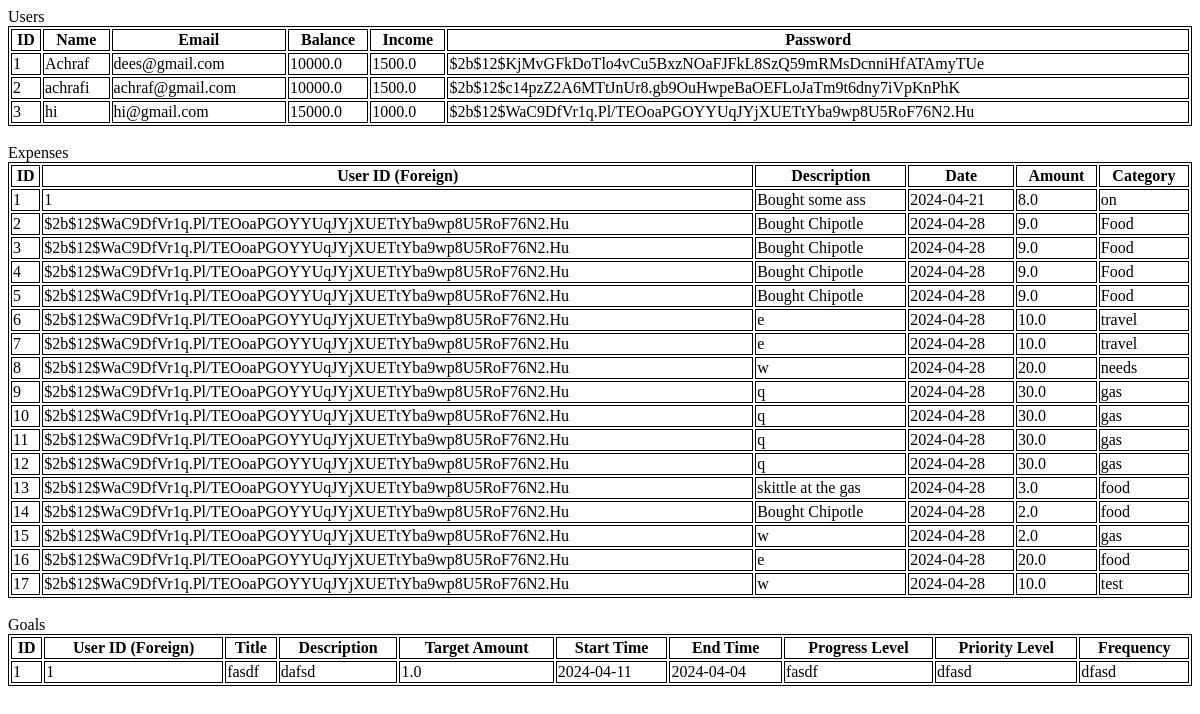
/tables, run on an earlier commit of the app's database.
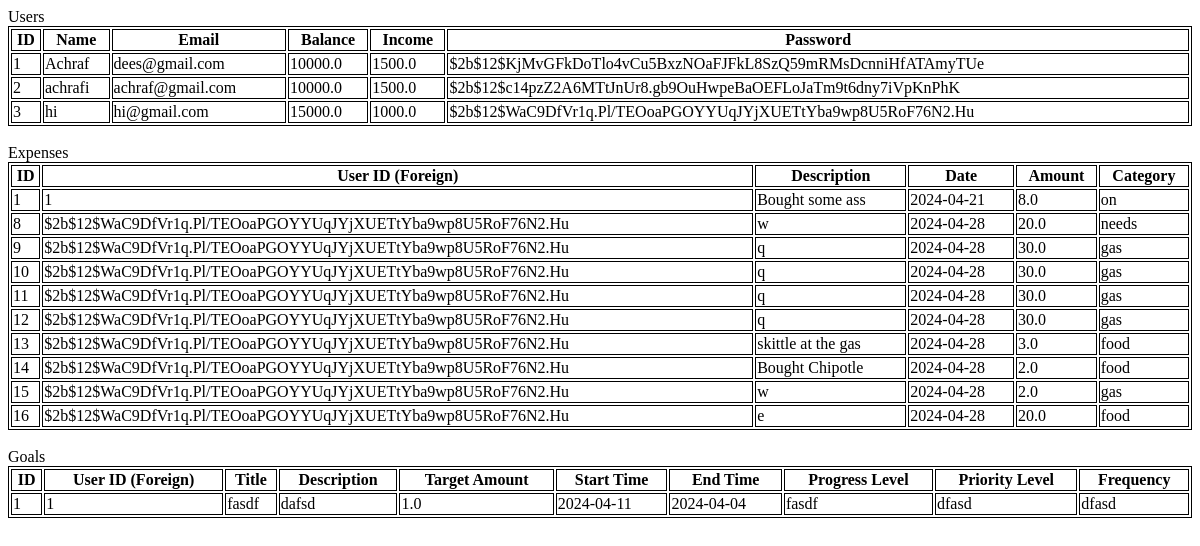
And on a later commit of the database.
### tables this page shows
CREATE TABLE USERSS (ID INTEGER PRIMARY KEY, name TEXT, email TEXT, balance FLOAT, income FLOAT, password TEXT);

CREATE TABLE EXPENSES (ID INTEGER PRIMARY KEY, user_id INTEGER, description TEXT, date TEXT, amount REAL, category TEXT, FOREIGN KEY(user_id) REFERENCES USERS(ID));

CREATE TABLE GOALS (ID INTEGER PRIMARY KEY, user_id INTEGER, title TEXT, description TEXT, target_amount REAL, start_time TEXT, end_time TEXT, progress_level TEXT, priority_level TEXT, frequency TEXT, FOREIGN KEY(user_id) REFERENCES USERS(ID));

### app.py (the view)
@app.route('/tables')
def tables():
  connect = sqlite3.connect('database.db')
  cursor = connect.cursor()
  cursor.execute('SELECT * FROM USERSS')
  users_data = cursor.fetchall()
  cursor.execute('SELECT * FROM EXPENSES')
  expenses_data = cursor.fetchall()
  cursor.execute('SELECT * FROM GOALS')
  goals_data = cursor.fetchall()
  return render_template("tables.html", users_data=users_data, expenses_data=expenses_data, goals_data=goals_data)

### templates/tables.html (shortened to what this page needs)
<!DOCTYPE html>
<html>
	<head>
	</head>
	<body>
    <caption>Users</caption>
		<table style="width:100%">
			<tr>
      <th>ID</th>
			<th>Name</th>
			<th>Email</th>
			<th>Balance</th>
			<th>Income</th>
			<th>Password</th>
			</tr>
			{%for user in users_data%}
			<tr>
				<td>{{user[0]}}</td>
				<td>{{user[1]}}</td>
				<td>{{user[2]}}</td>
				<td>{{user[3]}}</td>
				<td>{{user[4]}}</td>
				<td>{{user[5]}}</td>
				</tr>
			{%endfor%}
		</table>
    <br>
    <caption>Expenses</caption>
    <table style="width:100%">
			<tr>
      <th>ID</th>
			<th>User ID (Foreign)</th>
			<th>Description</th>
			<th>Date</th>
			<th>Amount</th>
			<th>Category</th>
			</tr>
			{%for expense in expenses_data%}
			<tr>
				<td>{{expense[0]}}</td>
				<td>{{expense[1]}}</td>
				<td>{{expense[2]}}</td>
				<td>{{expense[3]}}</td>
				<td>{{expense[4]}}</td>
				<td>{{expense[5]}}</td>
				</tr>
			{%endfor%}
		</table>
    <br>
    <caption>Goals</caption>
    <table style="width:100%">
			<tr>
      <th>ID</th>
			<th>User ID (Foreign)</th>
			<th>Title</th>
			<th>Description</th>
			<th>Target Amount</th>
			<th>Start Time</th>
			<th>End Time</th>
			<th>Progress Level</th>
			<th>Priority Level</th>
			<th>Frequency</th>
			</tr>
			{%for goal in goals_data%}
			<tr>
				<td>{{goal[0]}}</td>
				<td>{{goal[1]}}</td>
				<td>{{goal[2]}}</td>
				<td>{{goal[3]}}</td>
				<td>{{goal[4]}}</td>
				<td>{{goal[5]}}</td>
				<td>{{goal[6]}}</td>
				<td>{{goal[7]}}</td>
				<td>{{goal[8]}}</td>
				<td>{{goal[9]}}</td>
				</tr>
			{%endfor%}
		</table>
	</body>
</html>

### templates/tables.html (style rules this page uses)
table, th, td { border:1px solid black; }

What changed in the data, as far as the page shows it:
removed EXPENSES: ID "2", user "$2b$12$WaC9DfVr1q.Pl/TEOoaPGOYYUqJYjXUETtYba9wp8U5RoF76N2.Hu", description "Bought Chipotle", date "2024-04-28", amount "9.0", category "Food"
removed EXPENSES: ID "3", user "$2b$12$WaC9DfVr1q.Pl/TEOoaPGOYYUqJYjXUETtYba9wp8U5RoF76N2.Hu", description "Bought Chipotle", date "2024-04-28", amount "9.0", category "Food"
removed EXPENSES: ID "4", user "$2b$12$WaC9DfVr1q.Pl/TEOoaPGOYYUqJYjXUETtYba9wp8U5RoF76N2.Hu", description "Bought Chipotle", date "2024-04-28", amount "9.0", category "Food"
removed EXPENSES: ID "5", user "$2b$12$WaC9DfVr1q.Pl/TEOoaPGOYYUqJYjXUETtYba9wp8U5RoF76N2.Hu", description "Bought Chipotle", date "2024-04-28", amount "9.0", category "Food"
removed EXPENSES: ID "6", user "$2b$12$WaC9DfVr1q.Pl/TEOoaPGOYYUqJYjXUETtYba9wp8U5RoF76N2.Hu", description "e", date "2024-04-28", amount "10.0", category "travel"
removed EXPENSES: ID "7", user "$2b$12$WaC9DfVr1q.Pl/TEOoaPGOYYUqJYjXUETtYba9wp8U5RoF76N2.Hu", description "e", date "2024-04-28", amount "10.0", category "travel"
removed EXPENSES: ID "17", user "$2b$12$WaC9DfVr1q.Pl/TEOoaPGOYYUqJYjXUETtYba9wp8U5RoF76N2.Hu", description "w", date "2024-04-28", amount "10.0", category "test"
